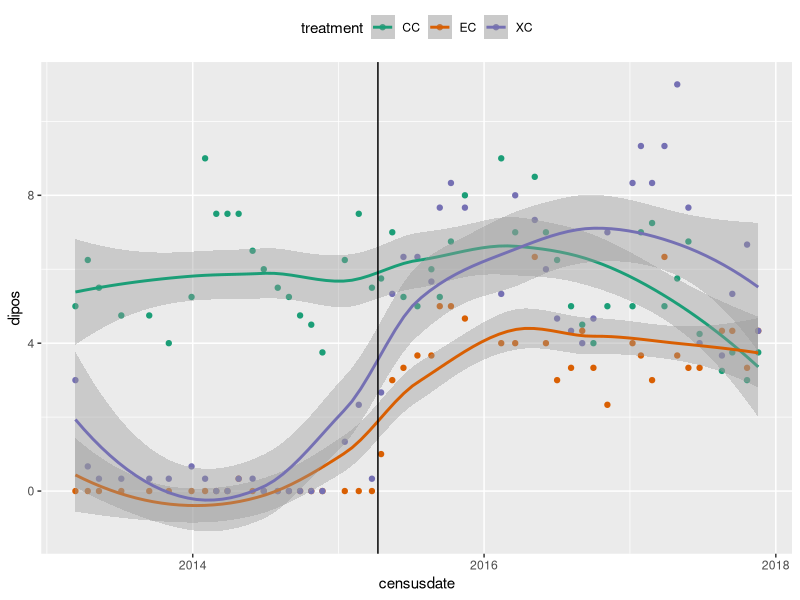
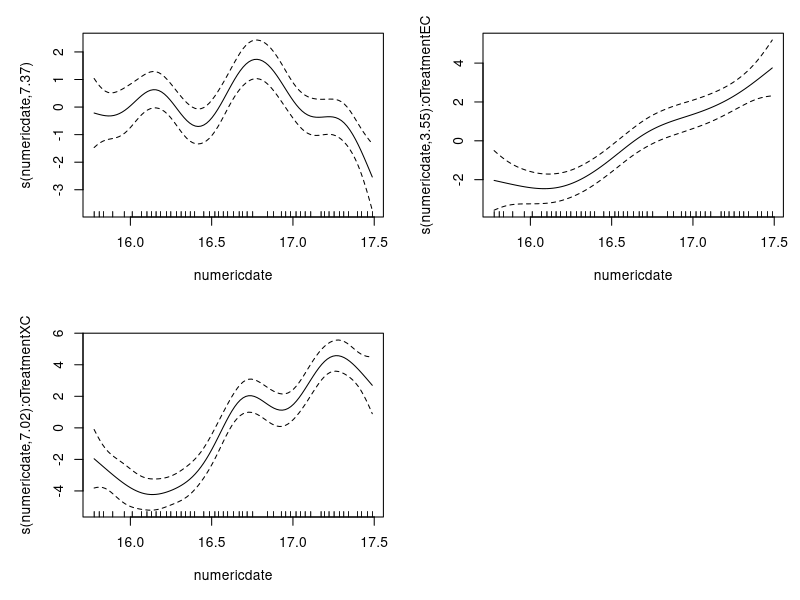
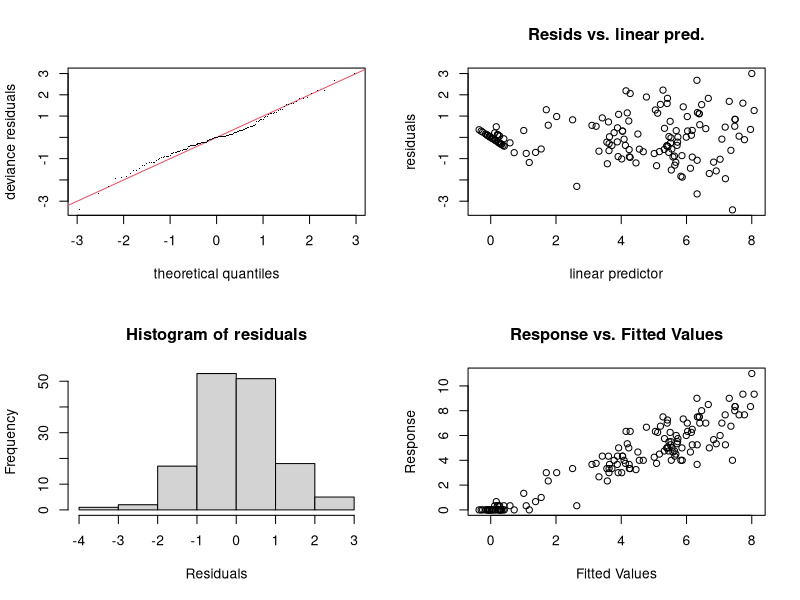
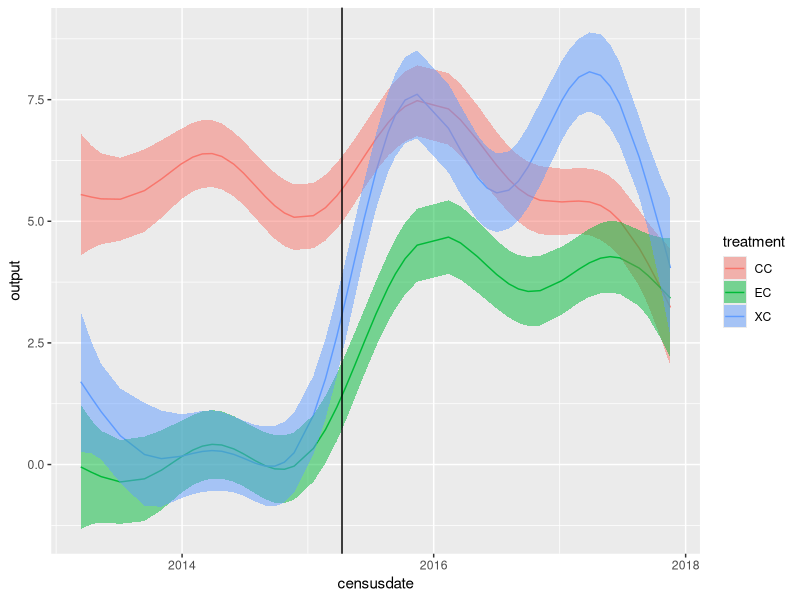

Here is the R script that generated these plots, in order:
## ---- chunk 1
library(dplyr)
library(mgcv)
library(ggplot2)


## ---- chunk 2
# load data. I saved the data series to csv because it takes a few minutes to create them from scratch from create_data_series.R
dipoN_avg = read.csv('Dipo_abundance_by_treatment.csv')

dipoN_avg$censusdate = as.Date(dipoN_avg$censusdate)
dipoN_avg

## ---- chunk 3
ggplot(dipoN_avg, aes(x = censusdate, y =dipos, colour = treatment)) +
    geom_point() +
    geom_smooth(method = 'loess', se = TRUE) +
    scale_colour_brewer(type = 'qual', palette = 'Dark2') +
    theme(legend.position = 'top') +
  geom_vline(xintercept=as.Date('2015-04-10'))
## ---- chunk 4
# create ordered factor
dipoN_avg = mutate(dipoN_avg, oTreatment = ordered(treatment, levels = c('CC','EC','XC')))


m <- gam(dipos ~ treatment + s(numericdate) + s(numericdate, by = oTreatment), data = dipoN_avg, method='REML')

plot(m, shade = TRUE, pages = 1,  scale=0,seWithMean = T)

## ---- chunk 5
# is this a good model?
summary(m)
gam.check(m)

## ---- chunk 6
# Make nice plots
pred = dipoN_avg[,c('numericdate','treatment','oTreatment','censusdate')]
pred$output = predict(m,pred)
pred$se <- predict( m , se = TRUE)$se.fit

pred$lcl <- pred$output - 1.96 * pred$se
pred$ucl <- pred$output + 1.96 * pred$se
ggplot(pred) +
  geom_line(aes(x=censusdate,y=output,colour=treatment)) +
  geom_ribbon(aes(x=censusdate,ymax=ucl,ymin=lcl,fill=treatment),alpha=.5) +
  geom_vline(xintercept=as.Date('2015-04-10'))
  

